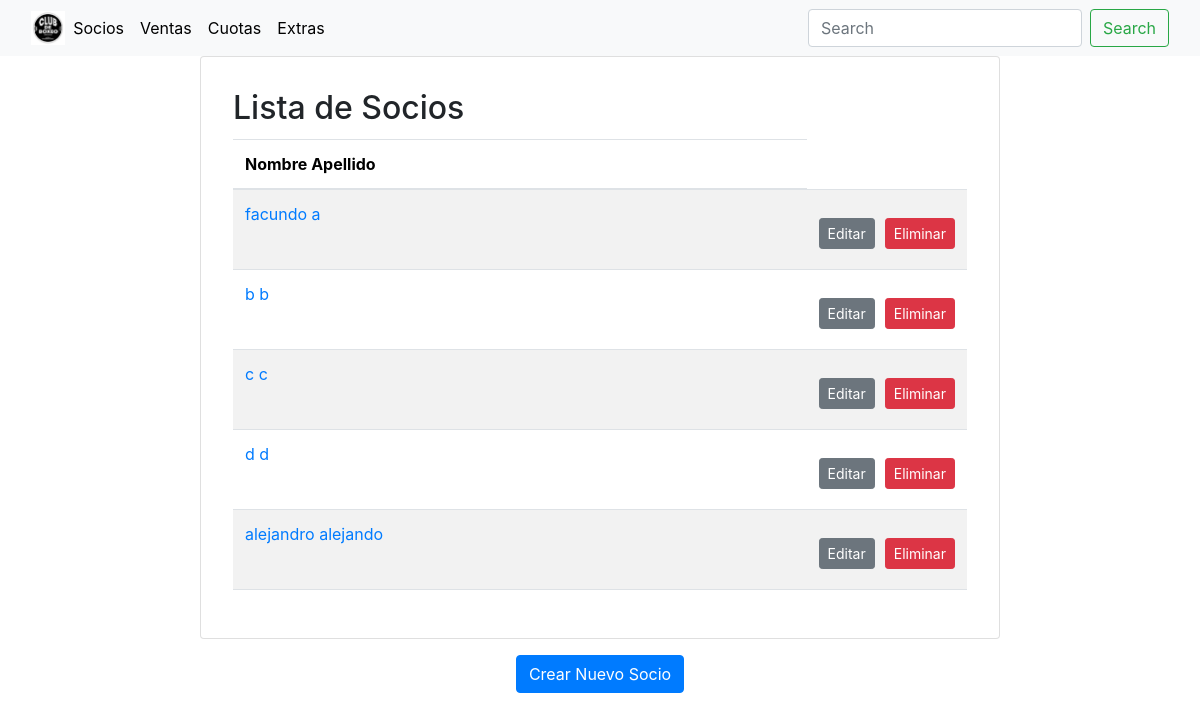
Screenshot of /socios/ (signed in) with the database file from the repository.
### gimnasio/models.py (models this page shows, shortened)
class Socio(models.Model):
    usuario = models.ForeignKey(Usuario, on_delete=models.CASCADE)  # Enlace a la tabla de usuarios
    nombre = models.CharField(max_length=255)
    apellido = models.CharField(max_length=255)
    dni = models.CharField(max_length=20)  # Asumiendo que el DNI es una cadena
    gimnasio = models.ForeignKey(Gimnasio, on_delete=models.CASCADE, related_name="socios",default=None)
    tipo_mensualidad = models.ForeignKey('TipoMensualidad', on_delete=models.SET_NULL, null=True, blank=True) # Relación con TipoMensualidad
    clases_restantes = models.IntegerField(default=0)
    fecha_vencimiento = models.DateField(null=True, blank=True) # Nuevo Campo
    class Meta:
        db_table = 'Socios'
        verbose_name = 'Socio'
        verbose_name_plural = 'Socios'

### gimnasio/views.py (the view)
# urls.py: path('socios/', views.lista_socios, name='lista_socios'),
def lista_socios(request):
    socios = Socio.objects.all()
    return render(request, 'lista_socios.html', {'socios': socios})

### gimnasio/templates/lista_socios.html (shortened to what this page needs)
{% extends "base.html" %}
{% load static %}
{% block content %}
<!DOCTYPE html>
<html lang="es">
<head>
    <link rel="stylesheet" href="https://stackpath.bootstrapcdn.com/bootstrap/4.5.2/css/bootstrap.min.css">
</head>
<body>
    <div class="center-container">
        <div class="card">
            <div class="card-body">
                <h2 class="card-title">Lista de Socios</h2>
                 <div class="table-container">
                       <table class="table table-striped">
                            <thead>
                                <tr>
                                    <th>Nombre Apellido</th>
                                </tr>
                            </thead>
                            <tbody>
                                {% for socio in socios %}
                                <tr>
                                    <td>
                                        <a href="{% url 'detalle_socio' socio.pk %}" style="text-decoration:none;">
                                           {{ socio.nombre }} {{ socio.apellido }}
                                        </a>
                                    </td>
                                    <td>
                                        <div class="spaced-buttons">
                                            <a href="{% url 'editar_socio' socio.pk %}" class="btn btn-sm btn-secondary">Editar</a>
                                            <button type="button" class="btn btn-sm btn-danger" data-toggle="modal" data-target="#eliminarModal{{ socio.pk }}">Eliminar</button>
                                        </div>
                                    </td>
                                </tr>
                            {% endfor %}
                            </tbody>
                        </table>
                   </div>
            </div>
        </div>
    </div>
   <div class="button-container">
       <a href="{% url 'crear_socio' %}" class="btn btn-primary">Crear Nuevo Socio</a>
    </div>
</body>
</html>
{% endblock %}

### gimnasio/templates/lista_socios.html (style rules this page uses)
.center-container { display: flex; justify-content: center; align-items: center; min-height: 60vh; }
.card { width: 80%; max-width: 800px; display: flex; flex-direction: column; }
.card-body { flex: 1; display: flex; flex-direction: column; padding: 2rem; }
.table-container { flex: 1; overflow-y: auto; }
.table th:nth-child(2), .table td:nth-child(2) { text-align: right; white-space: nowrap; width: 1%; }
.button-container { display: flex; justify-content: center; margin-top: 1rem; margin-bottom: 0.5rem; }
.spaced-buttons { display: flex; justify-content: center; gap: 10px; margin-top: 1rem; margin-bottom: 0.5rem; }

### rows the page displays
Socio: nombre "facundo", apellido "a"
Socio: nombre "b", apellido "b"
Socio: nombre "c", apellido "c"
Socio: nombre "d", apellido "d"
Socio: nombre "alejandro", apellido "alejando"
